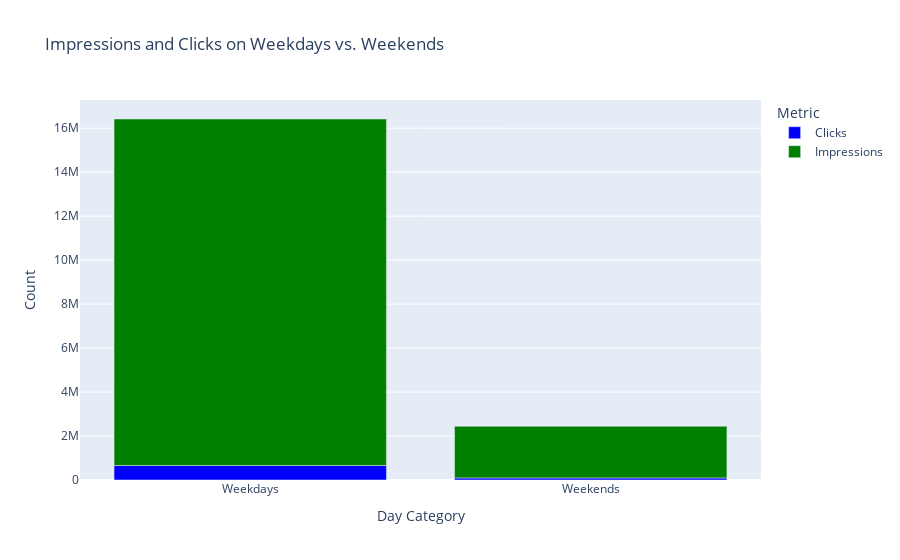

Write notebook code for a chart like this one.
### Code cell
# let's create impressions and clicks on Weekdays and Weekends
# group by DayCategory by and calculate sum of clicks and impressions by weekdays and weekends
grouped_data = data.groupby("DayCategory")[["Clicks", "Impressions"]].sum().reset_index()

# Create a grouped bar chart to visualize Clicks and Impressions weekdays and weekends
fig = px.bar(grouped_data, x='DayCategory', y=['Clicks', 'Impressions'],
             title='Impressions and Clicks on Weekdays vs. Weekends',
             labels={'value': 'Count', 'variable': 'Metric'},
             color_discrete_sequence=['blue', 'green'])

# Customize the layout 
fig.update_layout(yaxis_title="Count")
fig.update_xaxes(title_text="Day Category")

#show plot
fig.show()

### Figure 1 — Plotly figure (JSON) as saved in the notebook; plotly's stock layout.template omitted (floating-point values rounded to 4 significant figures)
{"data": [{"alignmentgroup": "True", "hovertemplate": "Metric=Clicks<br>DayCategory=%{x}<br>Count=%{y}<extra></extra>", "legendgroup": "Clicks", "marker": {"color": "blue", "pattern": {"shape": ""}}, "name": "Clicks", "offsetgroup": "Clicks", "orientation": "v", "showlegend": true, "textposition": "auto", "type": "bar", "x": ["Weekdays", "Weekends"], "xaxis": "x", "y": [660663, 95023], "yaxis": "y"}, {"alignmentgroup": "True", "hovertemplate": "Metric=Impressions<br>DayCategory=%{x}<br>Count=%{y}<extra></extra>", "legendgroup": "Impressions", "marker": {"color": "green", "pattern": {"shape": ""}}, "name": "Impressions", "offsetgroup": "Impressions", "orientation": "v", "showlegend": true, "textposition": "auto", "type": "bar", "x": ["Weekdays", "Weekends"], "xaxis": "x", "y": [15758432, 2350210], "yaxis": "y"}], "layout": {"barmode": "relative", "legend": {"title": {"text": "Metric"}, "tracegroupgap": 0}, "title": {"text": "Impressions and Clicks on Weekdays vs. Weekends"}, "xaxis": {"anchor": "y", "domain": [0, 1], "title": {"text": "Day Category"}}, "yaxis": {"anchor": "x", "domain": [0, 1], "title": {"text": "Count"}}}}
